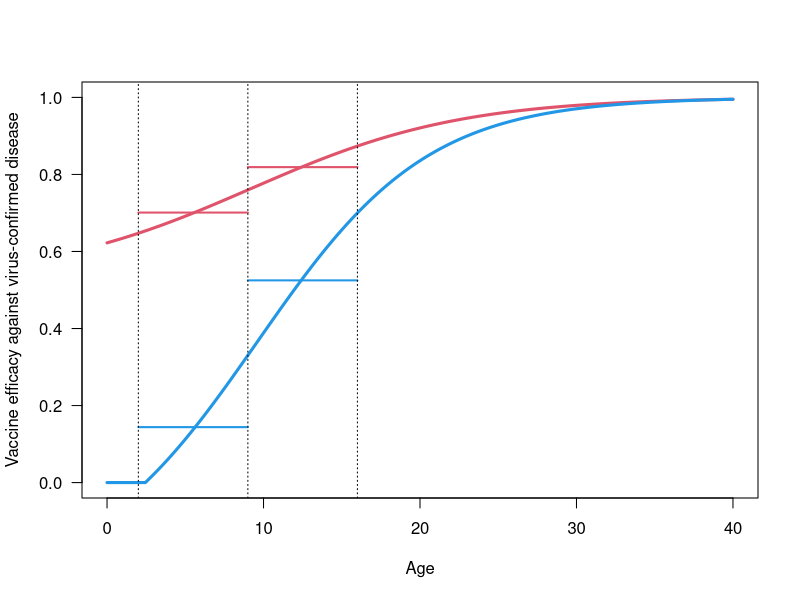

R code for this plot: (Note: this script raises an error after producing the figure.)
# 1 – AR_v / AR_p
# 1 – (Pr_dis|inf_v * Pr_inf|exp_v * Pr_exp_v) / (Pr_dis|inf_p * Pr_inf|exp_p * Pr_exp_p)
# 1 – (Pr_dis|inf_v * Pr_inf|exp_v) / (Pr_dis|inf_p * Pr_inf|exp_p)
# 1 – (Pr_dis|inf_v * Pr_inf|exp_v) / (Pr_dis|inf_p)
# 1 – (Pr_dis|inf_v / Pr_dis|inf_p) * Pr_inf|exp_v
# 1 - RR_dis|inf * RR_inf|exp

# vaccine efficacy at a given age
VE.age = function(a, b, c, age){
  1 - a / (1 + exp(b * (age - c)))
}

# calculate mean protection within a given age range
# assuming equal distribution within age range
VE = function(a, b, c, ages){
  mean(sapply(ages,function(aa) VE.age(a, b, c, aa)))
}

# specify age ranges from trial data
ages.young = seq(2, 9, .01)
ages.old = seq(9, 16, .01)

# VE estimates from trial data
VE.data = c(.701, .144, .819, .525)

# function to calculate goodness of fit between trial data and model
gof = function(a.pos, b.pos, c.pos, a.neg, b.neg, c.neg){
  (VE(a.pos,b.pos,c.pos,ages.young) - VE.data[1]) ^ 2 +
  (VE(a.neg,b.neg,c.neg,ages.young) - VE.data[2]) ^ 2 +
  (VE(a.pos,b.pos,c.pos,ages.old) - VE.data[3]) ^ 2 +
  (VE(a.neg,b.neg,c.neg,ages.old) - VE.data[4]) ^ 2
}

# find best-fit parameter values for age relationships
VE.fit = optim(par=c(1,0,9,1,0,9),fn=function(par){
  gof(par[1],par[2],par[3],par[4],par[5],par[6])})

# plot probability of protection against disease as a function of age
# for seronegative and seropositive individuals
ages.all = seq(0,40,.01)
plot(
  ages.all,
  pmax(0,VE.age(VE.fit$par[1], VE.fit$par[2], VE.fit$par[3], ages.all)),
  type='l', ylim=c(0,1), col = 2, lwd = 3, las=1,
  xlab = 'Age', ylab = 'Vaccine efficacy against virus-confirmed disease')
lines(
  ages.all,
  pmax(0,VE.age(VE.fit$par[4], VE.fit$par[5], VE.fit$par[6], ages.all)),
  col = 4, lwd = 3)
segments(c(2,2,9,9),VE.data,c(9,9,16,16),VE.data,col=c(2,4,2,4),lwd=2)
abline(v=c(2,9,16),lty=3)




# plot 3 different scenarios about the relative proportion of risk reduction
# attributable to reduction in risk or disease versus reduction in risk of infection
layout(matrix(1:3,1,3))

prop.inf = .1
RR_dis.pos = (1 - pmax(0,VE.age(VE.fit$par[1], VE.fit$par[2], VE.fit$par[3], ages.all))) ^ (1 - prop.inf)
RR_inf.pos = (1 - pmax(0,VE.age(VE.fit$par[1], VE.fit$par[2], VE.fit$par[3], ages.all))) ^ prop.inf
RR_dis.neg = (1 - pmax(0,VE.age(VE.fit$par[4], VE.fit$par[5], VE.fit$par[6], ages.all))) ^ (1 - prop.inf)
RR_inf.neg = (1 - pmax(0,VE.age(VE.fit$par[4], VE.fit$par[5], VE.fit$par[6], ages.all))) ^ prop.inf

RR_VCD_prot.fun(a, b, c, age)
ages.all = seq(0,40,.01)
plot(
  ages.all,
  RR_dis.pos,
  type='l', ylim=c(0,1), col = 2, lwd = 2, las=1,
  xlab = 'Age', ylab = 'Relative risk of infection or disease')
lines(
  ages.all,
  RR_dis.neg,
  col = 4, lwd = 2)
lines(
  ages.all,
  RR_inf.pos,
  col = 2, lwd = 2, lty = 3)
lines(
  ages.all,
  RR_inf.neg,
  col = 4, lwd = 2, lty = 3)


prop.inf = .49
RR_dis.pos = (1 - pmax(0,VE.age(VE.fit$par[1], VE.fit$par[2], VE.fit$par[3], ages.all))) ^ (1 - prop.inf)
RR_inf.pos = (1 - pmax(0,VE.age(VE.fit$par[1], VE.fit$par[2], VE.fit$par[3], ages.all))) ^ prop.inf
RR_dis.neg = (1 - pmax(0,VE.age(VE.fit$par[4], VE.fit$par[5], VE.fit$par[6], ages.all))) ^ (1 - prop.inf)
RR_inf.neg = (1 - pmax(0,VE.age(VE.fit$par[4], VE.fit$par[5], VE.fit$par[6], ages.all))) ^ prop.inf

RR_VCD_prot.fun(a, b, c, age)
ages.all = seq(0,40,.01)
plot(
  ages.all,
  RR_dis.pos,
  type='l', ylim=c(0,1), col = 2, lwd = 2, las=1,
  xlab = 'Age', ylab = 'Relative risk of infection or disease')
lines(
  ages.all,
  RR_dis.neg,
  col = 4, lwd = 2)
lines(
  ages.all,
  RR_inf.pos,
  col = 2, lwd = 2, lty = 3)
lines(
  ages.all,
  RR_inf.neg,
  col = 4, lwd = 2, lty = 3)


prop.inf = .9
RR_dis.pos = (1 - pmax(0,VE.age(VE.fit$par[1], VE.fit$par[2], VE.fit$par[3], ages.all))) ^ (1 - prop.inf)
RR_inf.pos = (1 - pmax(0,VE.age(VE.fit$par[1], VE.fit$par[2], VE.fit$par[3], ages.all))) ^ prop.inf
RR_dis.neg = (1 - pmax(0,VE.age(VE.fit$par[4], VE.fit$par[5], VE.fit$par[6], ages.all))) ^ (1 - prop.inf)
RR_inf.neg = (1 - pmax(0,VE.age(VE.fit$par[4], VE.fit$par[5], VE.fit$par[6], ages.all))) ^ prop.inf

RR_VCD_prot.fun(a, b, c, age)
ages.all = seq(0,40,.01)
plot(
  ages.all,
  RR_dis.pos,
  type='l', ylim=c(0,1), col = 2, lwd = 2, las=1,
  xlab = 'Age', ylab = 'Relative risk of infection or disease')
lines(
  ages.all,
  RR_dis.neg,
  col = 4, lwd = 2)
lines(
  ages.all,
  RR_inf.pos,
  col = 2, lwd = 2, lty = 3)
lines(
  ages.all,
  RR_inf.neg,
  col = 4, lwd = 2, lty = 3)

